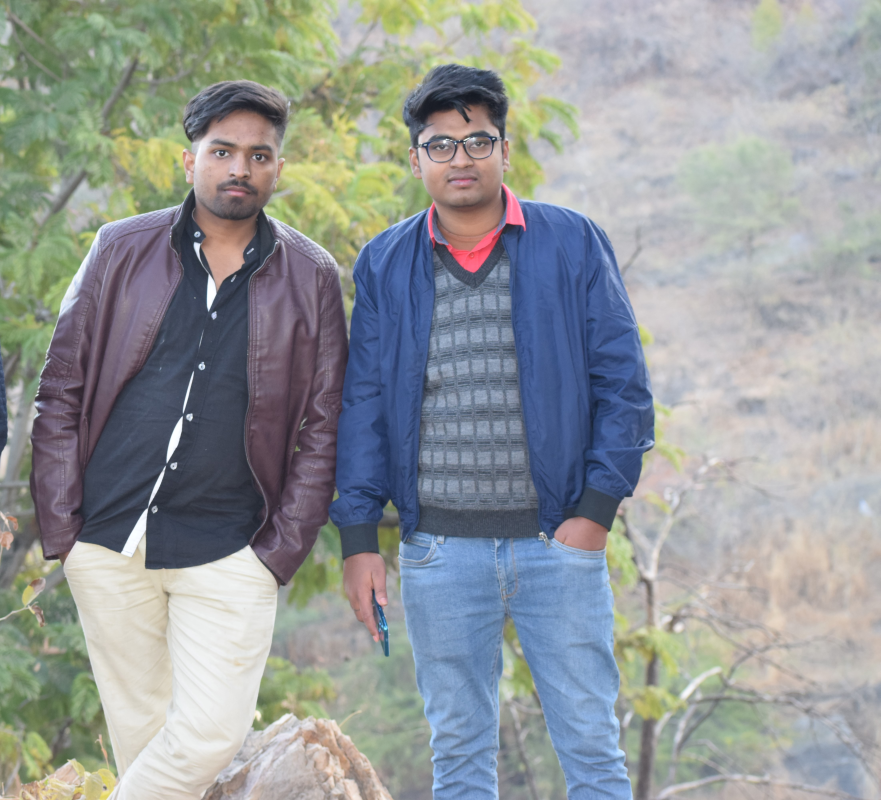
#> input picture bhai.jpg, 4402 x 4000 px (shown at 1/5 size)
$ python gradients.py
#> lines starting #> are read from the running program, lines starting #| are printed output that depends on the picture; after the words box and inside, x2 and y2 are one past the last pixel; in counts of white or black regions, pixels touching at a corner belong together
import cv2 as cv
import numpy as np
import matplotlib.pyplot as plt

img = cv.imread('bhai.jpg')
#> img is the input picture: shape (4000, 4402, 3); mean B, G, R 153.2, 152.3, 147.5
img = cv.resize(img, (400,300), interpolation=cv.INTER_AREA)
#> img: shape (300, 400, 3)
cv.imshow('image', img)


# converting our image into gray scale image
gray = cv.cvtColor(img, cv.COLOR_BGR2GRAY)
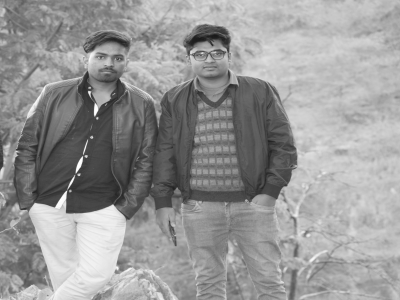
#> gray: shape (300, 400); min 26, max 254, mean 151
cv.imshow('gray', gray)

# laplacian
lap = cv.Laplacian(gray, cv.CV_64F)
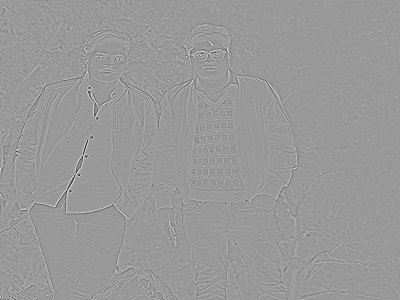
#> lap: shape (300, 400) float64; min -395, max 264, mean 0; drawn with min black and max white
lap = np.uint8(np.absolute(lap))
cv.imshow('laplace',lap)

# sobel
sobelx = cv.Sobel(gray, cv.CV_64F, 1, 0)
sobely = cv.Sobel(gray, cv.CV_64F, 0, 1)
combined_sobel = cv.bitwise_or(sobelx, sobely)
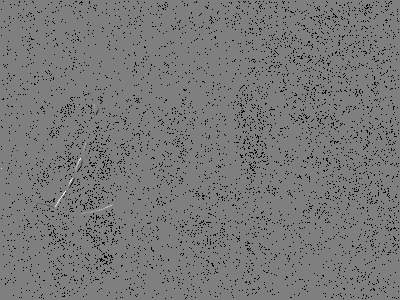
#> combined_sobel: shape (300, 400) float64; 5.5% of the values are NaN or infinite; the others: min -130816, max 130560, mean -59.24; drawn with min black, max white, NaN and infinite black

cv.imshow('combined sobel', combined_sobel)
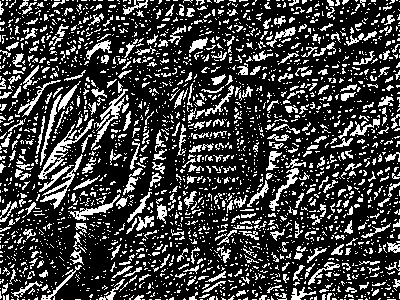
#> window 'combined sobel': shape (300, 400); 24.5% white in thin lines or dots
cv.imshow('sobelx', sobelx)
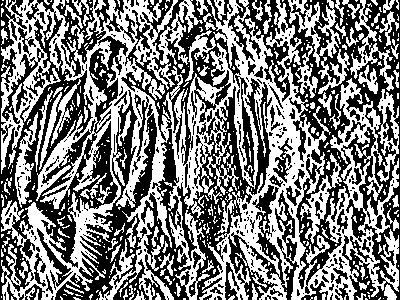
#> window 'sobelx': shape (300, 400); 48.8% white; 475 white regions (370 under 20 px), largest, box (x1, y1, x2, y2) and area: (1, 0, 399, 300) 44979, (288, 0, 341, 67) 1137, (350, 0, 394, 91) 868
cv.imshow('sobely', sobely)
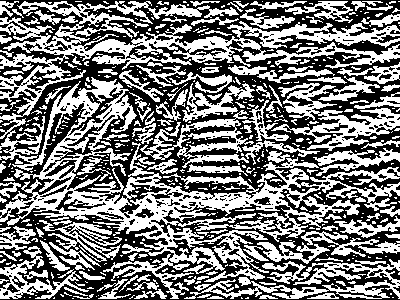
#> window 'sobely': shape (300, 400); 48.1% white; 506 white regions (361 under 20 px), largest, box (x1, y1, x2, y2) and area: (0, 1, 400, 282) 28139, (184, 259, 400, 299) 2935, (271, 83, 400, 151) 2734

# let's compare above two with canny edge detector
canny = cv.Canny(gray, 150, 175)
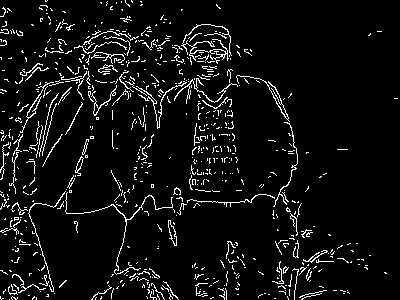
#> canny: shape (300, 400); 6.2% white in thin lines or dots
cv.imshow('canny', canny)


cv.waitKey(0)
